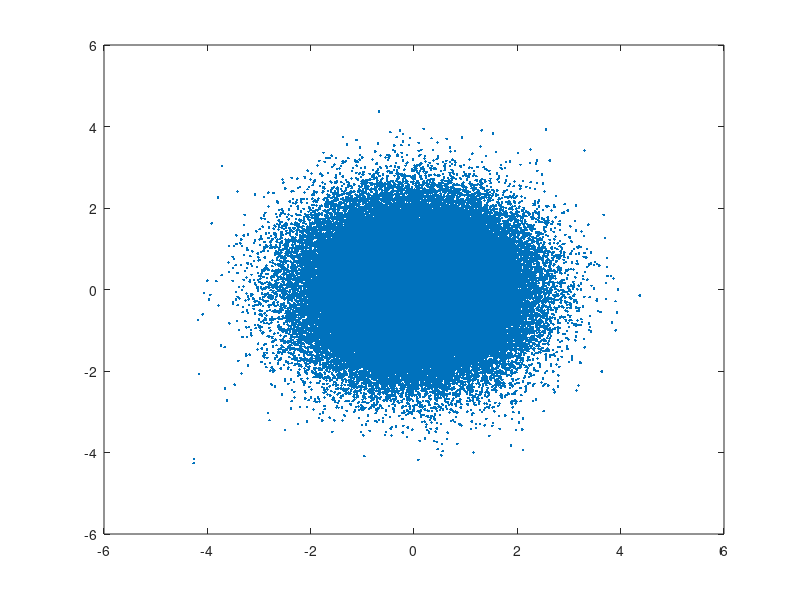

The MATLAB script that drew this image:
clear
clc;

m=2^32;
a=[321,21317,3251];
n=1e5;
b=123;
x=[1,1,1];
for i=4:n
    x(i)=mod(sum(a.*x(i-3:i-1))+b,m);    
end
x=x/(m-1);

%hist(x,1000);

%plot(x(1:end-1),x(2:end),'.');

EX=sum(x)/n

blad=log10(abs(EX-0.5))

DX=(sum((x-0.5).^2)/n)^.5

DXX=(sum((x-EX).^2)/(n-1))^.5

blad2 =log10(abs(DX-(12^-.5))) 

y=icdf('normal',x+0.00001,0,1);
%hist(y,1000)

plot(y(1:end-1),y(2:end),'.');

EY=sum(y)/n
bladY=log10(abs(EY))

DY=(sum((y).^2)/n)^.5
bladyy=log10(abs(DY-(12^-.5))) 

